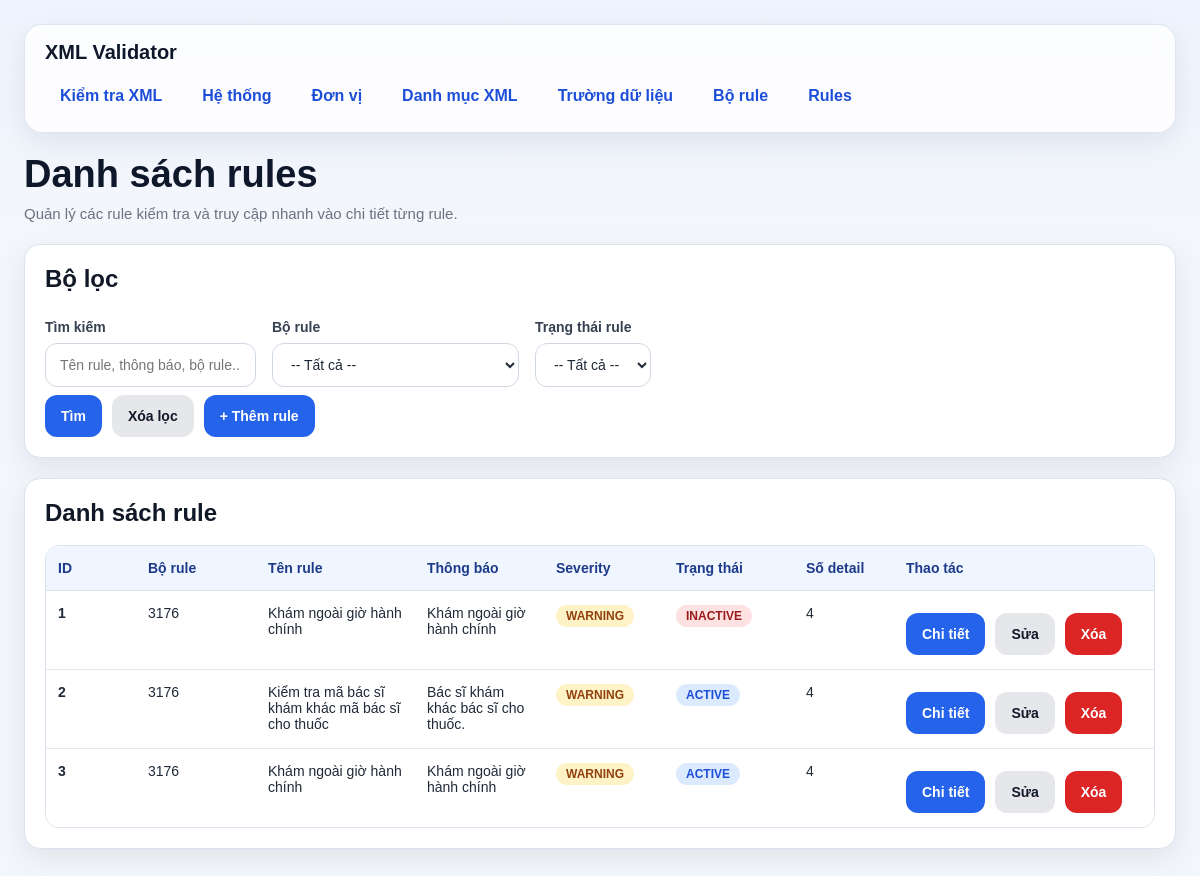
Before: /rules/ with the older database file.
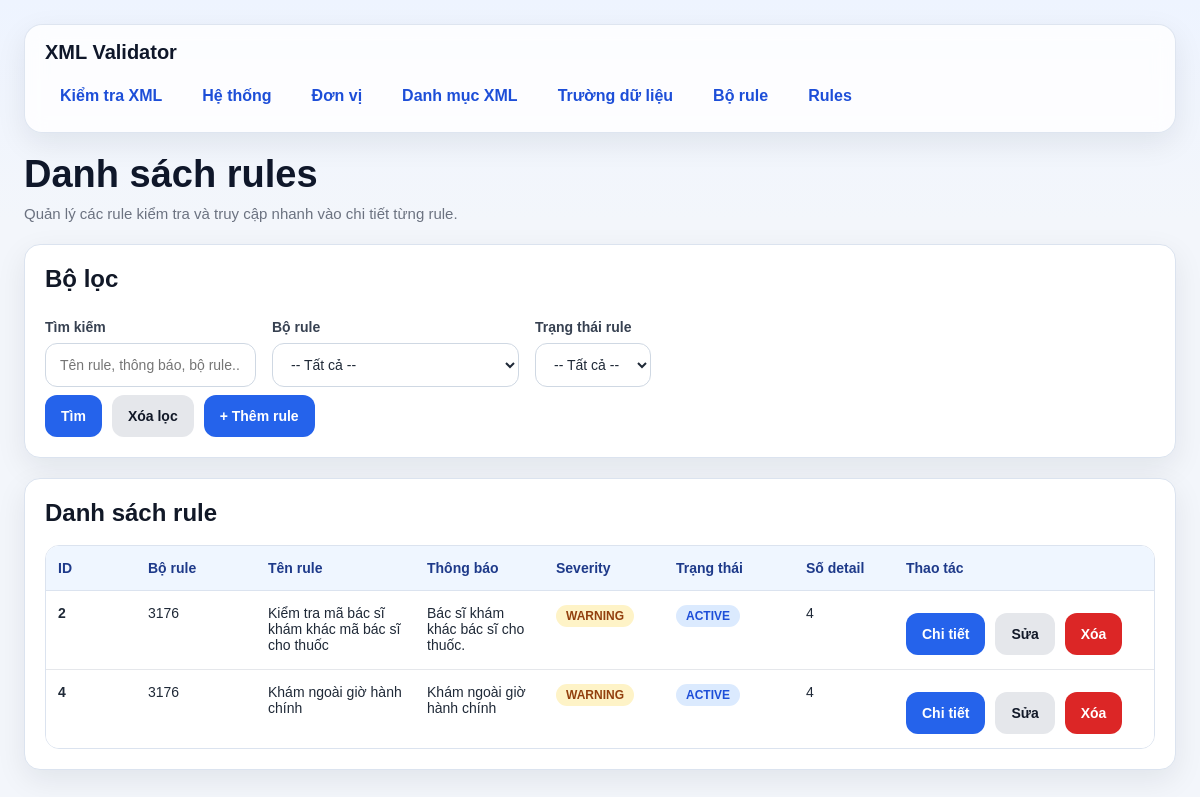
After: the same page with the newer database file.
### models/rule_model.py (models this page shows, shortened)
class Rule(db.Model):
    __tablename__ = "rule"
    id = db.Column(db.Integer, primary_key=True)
    bo_rule_id = db.Column(db.Integer, db.ForeignKey("bo_rule.id"), nullable=False)
    ten_rule = db.Column(db.String(255), nullable=False)
    thong_bao = db.Column(db.String(500), nullable=False)
    severity = db.Column(db.String(50), nullable=False, default="WARNING")
    is_active = db.Column(db.Boolean, nullable=False, default=True)
    bo_rule = db.relationship("BoRule", backref="rules")

class BoRule(db.Model):
    __tablename__ = "bo_rule"
    id = db.Column(db.Integer, primary_key=True)
    ma_bo_rule = db.Column(db.String(100), nullable=False, unique=True)
    ten_bo_rule = db.Column(db.String(255), nullable=False)
    mo_ta = db.Column(db.String(500), nullable=True)
    is_active = db.Column(db.Boolean, nullable=False, default=True)

### routes/rule_routes.py (the view, shortened to what this page needs)
@rule_bp.route("/", methods=["GET"])
def list_rules():
    keyword = (request.args.get("keyword") or "").strip()
    status = (request.args.get("status") or "").strip()
    bo_rule_id = (request.args.get("bo_rule_id") or "").strip()
    query = Rule.query.join(BoRule)
    if status == "active":
        query = query.filter(Rule.is_active.is_(True))
    elif status == "inactive":
        query = query.filter(Rule.is_active.is_(False))
    if bo_rule_id:
        query = query.filter(Rule.bo_rule_id == int(bo_rule_id))
    rules = query.order_by(Rule.id.asc()).all()
    bo_rules = BoRule.query.order_by(BoRule.id.asc()).all()
    return render_template(
        "rules.html",
        rules=rules,
        keyword=keyword,
        status=status,
        bo_rule_id=bo_rule_id,
        bo_rules=bo_rules
    )

### templates/rules.html (shortened to what this page needs)
{% extends "base.html" %}
{% block content %}
<div class="page-header">
    <h1 class="page-title">Danh sách rules</h1>
    <div class="page-subtitle">Quản lý các rule kiểm tra và truy cập nhanh vào chi tiết từng rule.</div>
</div>
<div class="card">
    <h2 class="card-title">Bộ lọc</h2>
    <form method="GET">
        <div class="grid">
            <div class="col-4">
                <label>Tìm kiếm</label>
                <input type="text" name="keyword" value="{{ keyword }}" placeholder="Tên rule, thông báo, bộ rule...">
            </div>
            <div class="col-4">
                <label>Bộ rule</label>
                <select name="bo_rule_id">
                    <option value="">-- Tất cả --</option>
                </select>
            </div>
            <div class="col-4">
                <label>Trạng thái rule</label>
                <select name="status">
                    <option value="">-- Tất cả --</option>
                </select>
            </div>
        </div>
        <div class="actions">
            <button class="btn btn-primary" type="submit">Tìm</button>
            <a href="/rules" class="btn btn-secondary">Xóa lọc</a>
            <a href="/rules/create" class="btn btn-primary">+ Thêm rule</a>
        </div>
    </form>
</div>
<div class="card">
    <h2 class="card-title">Danh sách rule</h2>
    {% if rules %}
        <div class="table-wrap">
            <table>
                <thead>
                    <tr>
                        <th style="width: 90px;">ID</th>
                        <th style="width: 120px;">Bộ rule</th>
                        <th>Tên rule</th>
                        <th>Thông báo</th>
                        <th style="width: 120px;">Severity</th>
                        <th style="width: 130px;">Trạng thái</th>
                        <th style="width: 100px;">Số detail</th>
                        <th style="width: 260px;">Thao tác</th>
                    </tr>
                </thead>
                <tbody>
                    {% for r in rules %}
                    <tr>
                        <td><strong>{{ r.id }}</strong></td>
                        <td>{{ r.bo_rule.ma_bo_rule }}</td>
                        <td>{{ r.ten_rule }}</td>
                        <td>{{ r.thong_bao }}</td>
                        <td>
                            {% if r.severity == 'ERROR' %}
                                <span class="badge badge-error">{{ r.severity }}</span>
                            {% else %}
                                <span class="badge badge-warning">{{ r.severity }}</span>
                            {% endif %}
                        </td>
                        <td>
                            {% if r.is_active %}
                                <span class="badge badge-info">ACTIVE</span>
                            {% else %}
                                <span class="badge badge-error">INACTIVE</span>
                            {% endif %}
                        </td>
                        <td>{{ r.details|length }}</td>
                        <td>
                            <div class="actions">
                                <a class="btn btn-primary" href="/rules/{{ r.id }}/details">Chi tiết</a>
                                <a class="btn btn-secondary" href="/rules/{{ r.id }}/edit">Sửa</a>
                                <form class="inline" method="POST" action="/rules/{{ r.id }}/delete" onsubmit="return confirm('Xóa rule này?');">
                                    <button class="btn btn-danger" type="submit">Xóa</button>
                                </form>
                            </div>
                        </td>
                    </tr>
                    {% endfor %}
                </tbody>
            </table>
        </div>
    {% else %}
        <div class="empty-state">Chưa có dữ liệu rule.</div>
    {% endif %}
</div>
{% endblock %}

### templates/base.html (shortened to what this page needs)
<!DOCTYPE html>
<html lang="vi">
<head>
</head>
<body>
    <div class="page-shell">
        <div class="topbar">
            <div class="topbar-title">XML Validator</div>
            <nav>
                <a href="/">Kiểm tra XML</a>
                <a href="/systems">Hệ thống</a>
                <a href="/units">Đơn vị</a>
                <a href="/xmls">Danh mục XML</a>
                <a href="/fields">Trường dữ liệu</a>
                <a href="/rule-sets">Bộ rule</a>
                <a href="/rules">Rules</a>
            </nav>
        </div>
        <div class="container">
            {% block content %}{% endblock %}
        </div>
    </div>
</body>
</html>

### templates/base.html (style rules this page uses)
* { box-sizing: border-box; }
:root { --bg: #f3f6fb; --card: #ffffff; --card-soft: #f8fafc; --border: #dbe3ef; --text: #1f2937; --muted: #6b7280; --primary: #2563eb; --primary-hover: #1d4ed8; --danger: #dc2626; --danger-hover: #b91c1c; --success-bg: #dcfce7; --success-text: #166534; --warning-bg: #fef3c7; --warning-text: #92400e; --error-bg: #fee2e2; --error-text: #991b1b; --shadow: 0 10px 30px rgba(15, 23, 42, 0.08); --radius: 16px; }
body { margin: 0; font-family: Arial, Helvetica, sans-serif; background: linear-gradient(180deg, #eef4ff 0%, var(--bg) 220px); color: var(--text); }
.page-shell { max-width: 1280px; margin: 0 auto; padding: 24px; }
.topbar { background: rgba(255, 255, 255, 0.82); border: 1px solid rgba(219, 227, 239, 0.9); backdrop-filter: blur(10px); border-radius: 18px; box-shadow: var(--shadow); padding: 16px 20px; margin-bottom: 20px; }
.topbar-title { margin: 0 0 12px 0; font-size: 20px; font-weight: 700; color: #0f172a; }
nav { display: flex; flex-wrap: wrap; gap: 10px; }
nav a { text-decoration: none; color: #1d4ed8; font-weight: 600; padding: 10px 14px; border-radius: 10px; transition: 0.2s ease; border: 1px solid transparent; background: transparent; }
.container { background: transparent; }
.page-header { margin-bottom: 22px; }
.page-title { margin: 0; font-size: 38px; line-height: 1.15; color: #0f172a; }
.page-subtitle { margin-top: 8px; color: var(--muted); font-size: 15px; }
.card { background: var(--card); border: 1px solid var(--border); border-radius: var(--radius); box-shadow: var(--shadow); padding: 20px; margin-bottom: 20px; }
.card-title { margin: 0 0 18px 0; font-size: 24px; font-weight: 700; color: #111827; }
.grid { display: flex; grid-template-columns: repeat(12, 1fr); gap: 16px; }
.col-4 { grid-column: span 4; }
label { display: block; font-size: 14px; font-weight: 700; margin-bottom: 8px; margin-top: 8px; color: #374151; }
input[type="text"], input[type="date"], input[type="file"], input[type="password"], select, textarea { width: 100%; min-height: 44px; border: 1px solid #cfd8e3; border-radius: 12px; padding: 10px 14px; font-size: 14px; background: #fff; color: var(--text); outline: none; transition: border-color 0.2s, box-shadow 0.2s; }
.actions { display: flex; flex-wrap: wrap; gap: 10px; margin-top: 8px; }
.btn, button { border: none; min-height: 42px; padding: 10px 16px; border-radius: 12px; cursor: pointer; font-weight: 700; font-size: 14px; text-decoration: none; display: inline-flex; align-items: center; justify-content: center; transition: 0.2s ease; }
.btn-primary { background: var(--primary); color: white; }
.btn-secondary { background: #e5e7eb; color: #111827; }
.btn-danger { background: var(--danger); color: white; }
.badge { display: inline-flex; align-items: center; justify-content: center; border-radius: 999px; padding: 5px 10px; font-size: 12px; font-weight: 700; line-height: 1; white-space: nowrap; }
.badge-warning { background: var(--warning-bg); color: var(--warning-text); }
.badge-info { background: #dbeafe; color: #1d4ed8; }
.table-wrap { overflow-x: auto; border: 1px solid var(--border); border-radius: 14px; }
table { width: 100%; border-collapse: collapse; background: white; }
th { background: #eff6ff; color: #1e3a8a; font-size: 14px; font-weight: 700; text-align: left; padding: 14px 12px; border-bottom: 1px solid var(--border); }
td { padding: 14px 12px; border-bottom: 1px solid #e5e7eb; vertical-align: top; font-size: 14px; }
tbody tr:last-child td { border-bottom: none; }

Changed rows visible on the page:
removed Rule: id "1", bo_rule.ma_bo_rule "3176", ten_rule "Khám ngoài giờ hành chính", thong_bao "Khám ngoài giờ hành chính", severity "WARNING", is_active "INACTIVE", details|length "4"
removed Rule: id "3", bo_rule.ma_bo_rule "3176", ten_rule "Khám ngoài giờ hành chính", thong_bao "Khám ngoài giờ hành chính", severity "WARNING", is_active "ACTIVE", details|length "4"
added Rule: id "4", bo_rule.ma_bo_rule "3176", ten_rule "Khám ngoài giờ hành chính", thong_bao "Khám ngoài giờ hành chính", severity "WARNING", is_active "ACTIVE", details|length "4"
